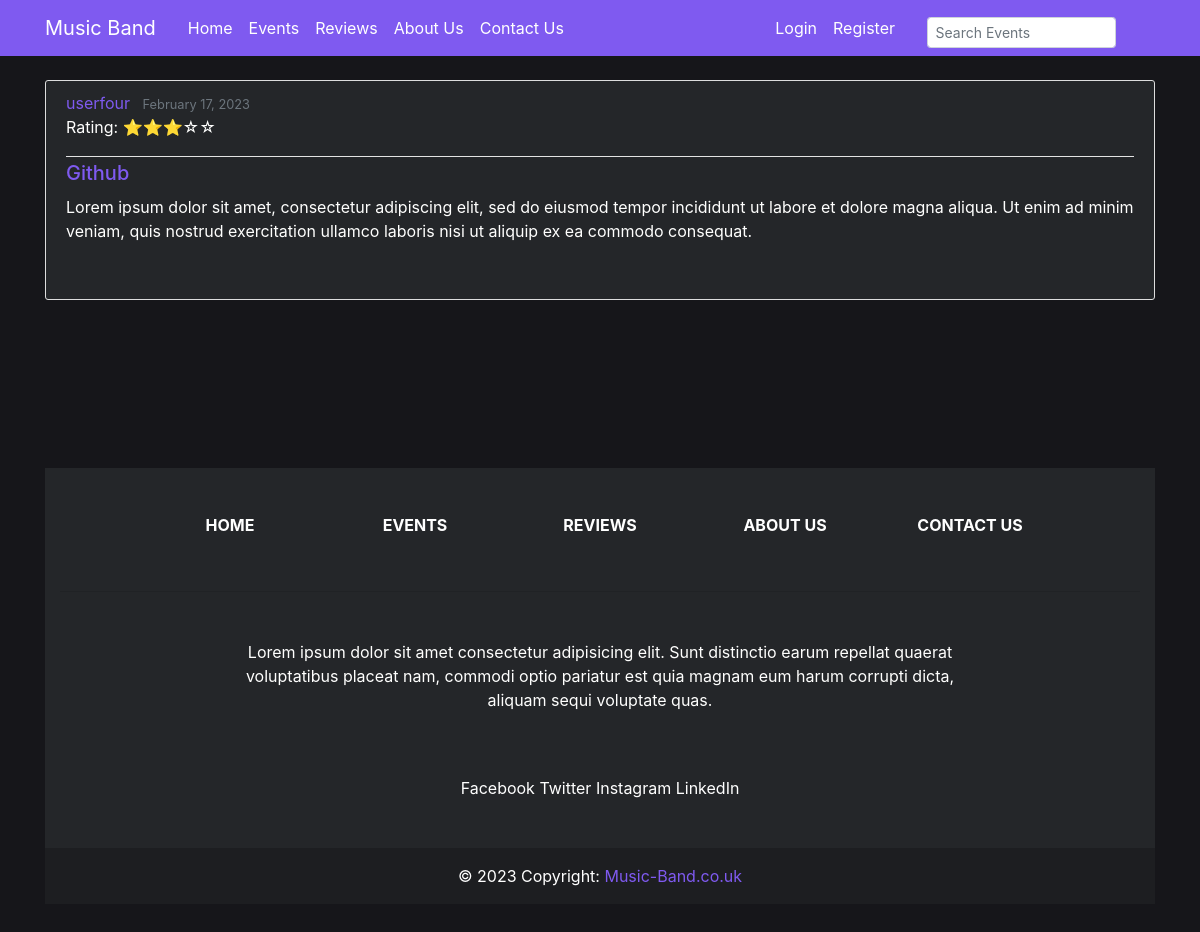
Screenshot of /reviews/74/ with the database file from the repository.
### events/models.py (models this page shows, shortened)
class Review(models.Model):
    author = models.CharField(max_length=100)
    event_rating = models.PositiveSmallIntegerField(validators=[MinValueValidator(0), MaxValueValidator(5)]) # event rating is a positive small integer field
    content = models.TextField()
    date_posted = models.DateTimeField(auto_now_add=True)
    event = models.ForeignKey(Event, on_delete=models.CASCADE)
    user = models.ForeignKey(settings.AUTH_USER_MODEL, on_delete=models.CASCADE, null=True)

class Event(models.Model):
    name = models.CharField(max_length=100)
    event_type = models.CharField(max_length=50)
    location = models.CharField(max_length=100)
    date = models.DateTimeField()
    description = models.TextField()
    photo = models.ImageField(upload_to='imgs')
    def __str__(self):
        return self.name

### events/views.py (the view)
# urls.py: path('reviews/<int:pk>/', ReviewDetailView.as_view(), name='review-detail'),
class ReviewDetailView(DetailView): # This view is used to display the details of a single review
    model = Review # Tells the view which model to query

### events/templatetags/rating_stars.py (called while the page is built)
@register.filter
def stars(value):
    full_stars = int(value)
    empty_stars = 5 - full_stars
    return '⭐' * full_stars + '☆' * empty_stars

### events/templates/events/review_detail.html (shortened to what this page needs)
{% extends "events/base.html" %}
{% load rating_stars %}
{% block content %}
    <article class="media content-section">
        <div class="media-body">
            <div class="article-metadata">
                <a class="mr-2" style="color: #7f5af0;" href="{% url 'user-reviews' review.author %}">{{ object.author }}</a>
                <small class="text-muted">{{ object.date_posted|date:"F d, Y" }}</small>
                <p class="review-card-rating">Rating: {{ object.event_rating|stars }}</p>
            </div>
            <h2 class="event-card-title">{{ object.event}}</h2>
            <p class="article-content">{{ object.content }}</p>
        </div>
    </article>
{% endblock content %}

### events/static/events/main.css (style rules this page uses)
body { background: #16161a; color: #333333; margin-top: 5rem; }
h1, h2, h3, h4, h5, h6 { color: #fffffe; }
p { color: #fffffe; }
.content-section { background: #242629; padding: 10px 20px; border: 1px solid #dddddd; border-radius: 3px; margin-bottom: 20px; padding-bottom: 40px; }
.article-content { white-space: pre-line; }
.article-metadata { padding-bottom: 1px; margin-bottom: 4px; border-bottom: 1px solid #e3e3e3 }
.event-card-title { font-size: 20px; margin-bottom: 10px; color: #7f5af0; }

### rows the page displays
Review: author "userfour", date_posted "February 17, 2023", event_rating|stars "⭐⭐⭐☆☆", event "Github", content "Lorem ipsum dolor sit amet, consectetur adipiscing elit, sed do eiusmod tempor incididunt ut labore et dolore magna aliqua. Ut enim ad minim veniam, quis nostrud exercitation ullamco laboris nisi ut aliquip ex ea commodo consequat."
